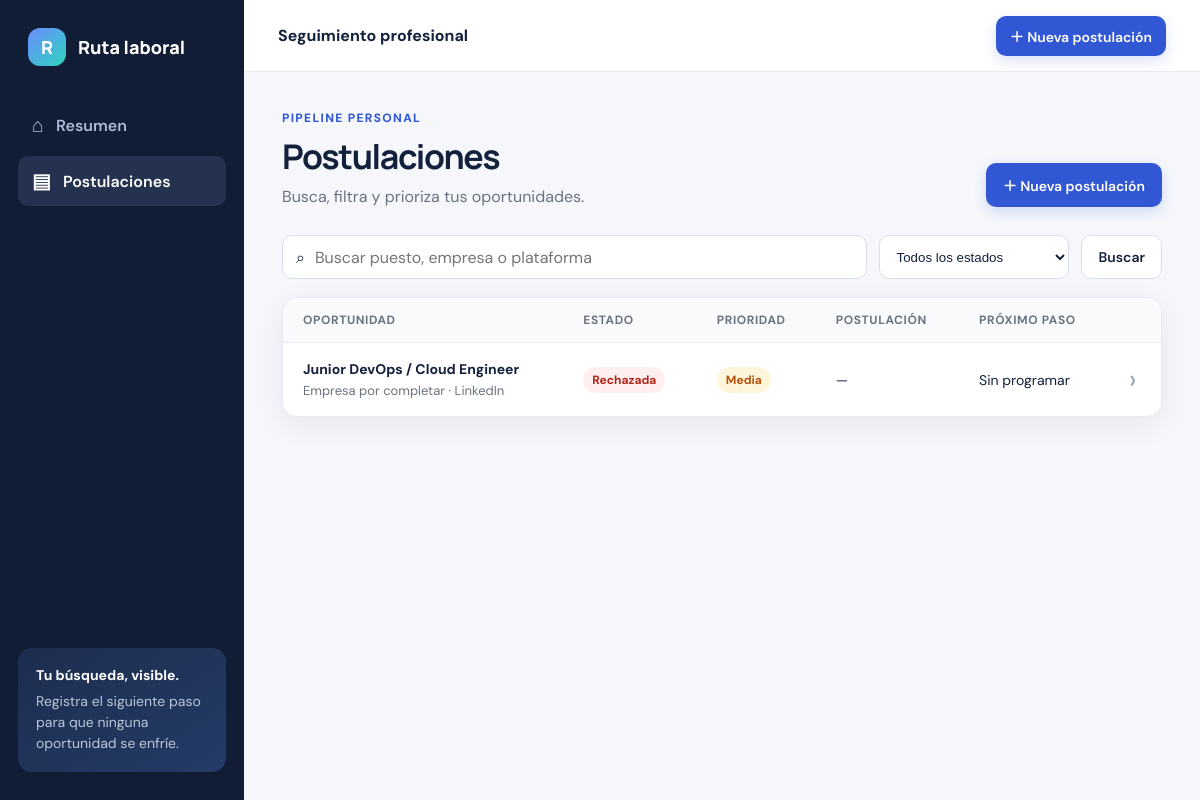
/postulaciones/, run on the app's committed database.
### applications/models.py (models this page shows, shortened)
class JobApplication(models.Model):
    class Status(models.TextChoices):
        SAVED = "saved", "Guardada"
        APPLIED = "applied", "Postulación enviada"
        SCREENING = "screening", "Entrevista RR. HH."
        TECHNICAL = "technical", "Entrevista técnica"
        OFFER = "offer", "Oferta recibida"
        ACCEPTED = "accepted", "Oferta aceptada"
        REJECTED = "rejected", "Rechazada"
        WITHDRAWN = "withdrawn", "Retirada"
        CLOSED = "closed", "Vacante cerrada"
    class WorkMode(models.TextChoices):
        REMOTE = "remote", "Remoto"
        HYBRID = "hybrid", "Híbrido"
        ONSITE = "onsite", "Presencial"
        UNKNOWN = "unknown", "Sin especificar"
    title = models.CharField("puesto", max_length=180)
    company = models.CharField("empresa", max_length=140, blank=True)
    vacancy_url = models.URLField("enlace de la vacante", blank=True)
    source = models.CharField("fuente", max_length=80, blank=True)
    status = models.CharField("estado", max_length=20, choices=Status.choices, default=Status.SAVED)
    location = models.CharField("ubicación", max_length=120, blank=True)
    work_mode = models.CharField("modalidad", max_length=12, choices=WorkMode.choices, default=WorkMode.UNKNOWN)
    salary_min = models.DecimalField("salario mínimo", max_digits=12, decimal_places=2, null=True, blank=True)
    salary_max = models.DecimalField("salario máximo", max_digits=12, decimal_places=2, null=True, blank=True)
    currency = models.CharField("moneda", max_length=8, default="MXN", blank=True)
    salary_period = models.CharField("periodicidad", max_length=30, default="mensual", blank=True)
    applied_on = models.DateField("fecha de postulación", null=True, blank=True)
    next_step_on = models.DateField("próximo seguimiento", null=True, blank=True)
    priority = models.PositiveSmallIntegerField("prioridad", default=2, choices=[(1, "Alta"), (2, "Media"), (3, "Baja")])
    responsibilities = models.TextField("responsabilidades de la vacante", blank=True, help_text="Actividades, entregables y expectativas descritas en la vacante.")
    requirements = models.TextField("requisitos clave", blank=True)
    notes = models.TextField("notas", blank=True)
    created_at = models.DateTimeField(auto_now_add=True)
    updated_at = models.DateTimeField(auto_now=True)
    class Meta:
        ordering = ["priority", "-updated_at"]
    def get_absolute_url(self):
        return reverse("applications:detail", args=[self.pk])

### applications/views.py (the view)
# urls.py: path("postulaciones/", views.application_list, name="list"),
def application_list(request):
    applications = JobApplication.objects.all()
    query = request.GET.get("q", "").strip()
    status = request.GET.get("status", "")
    if query:
        applications = applications.filter(Q(title__icontains=query) | Q(company__icontains=query) | Q(source__icontains=query))
    if status:
        applications = applications.filter(status=status)
    return render(request, "applications/application_list.html", {"applications": applications, "query": query, "status": status, "statuses": JobApplication.Status.choices})

### templates/applications/application_list.html (shortened to what this page needs)
{% extends "base.html" %}
{% block content %}
<section class="page-heading"><div><span class="eyebrow">Pipeline personal</span><h1>Postulaciones</h1><p>Busca, filtra y prioriza tus oportunidades.</p></div><a class="button primary" href="{% url 'applications:create' %}">＋ Nueva postulación</a></section>
<form class="filter-bar" method="get">
  <label class="search"><span>⌕</span><input name="q" value="{{ query }}" placeholder="Buscar puesto, empresa o plataforma"></label>
  <select name="status" onchange="this.form.submit()"><option value="">Todos los estados</option></select>
  <button class="button secondary" type="submit">Buscar</button>
</form>
<section class="panel table-panel">
  <div class="responsive-table"><table><thead><tr><th>Oportunidad</th><th>Estado</th><th>Prioridad</th><th>Postulación</th><th>Próximo paso</th><th></th></tr></thead><tbody>
  {% for application in applications %}<tr><td><a class="table-title" href="{{ application.get_absolute_url }}">{{ application.title }}</a><small>{{ application.company|default:"Empresa por completar" }} · {{ application.source|default:"Fuente pendiente" }}</small></td><td><span class="status status-{{ application.status }}">{{ application.get_status_display }}</span></td><td><span class="priority priority-{{ application.priority }}">{{ application.get_priority_display }}</span></td><td>{{ application.applied_on|date:"d M Y"|default:"—" }}</td><td>{{ application.next_step_on|date:"d M Y"|default:"Sin programar" }}</td><td><a class="icon-link" href="{{ application.get_absolute_url }}">›</a></td></tr>
  {% empty %}<tr><td colspan="6"><div class="empty"><strong>No encontramos resultados</strong><p>Prueba otro filtro o registra una nueva vacante.</p></div></td></tr>{% endfor %}
  </tbody></table></div>
</section>
{% endblock %}

### static/css/app.css (style rules this page uses)
:root { --ink:#14213d;--muted:#6b7280;--line:#e7eaf0;--bg:#f5f7fb;--panel:#fff;--primary:#3157d5;--primary-dark:#2544aa;--teal:#0f766e;--amber:#b45309;--red:#b42318;--shadow:0 8px 30px rgba(23,35,61,.07) }
* { box-sizing:border-box }
html { font-size:16px }
body { margin:0;background:var(--bg);color:var(--ink);font-family:"DM Sans",sans-serif }
.page-heading,.detail-hero { display:flex;align-items:flex-end;justify-content:space-between;gap:24px;margin-bottom:28px }
.eyebrow { display:block;color:var(--primary);font-weight:800;font-size:12px;letter-spacing:.11em;text-transform:uppercase;margin-bottom:7px }
h1,h2 { font-family:Manrope,sans-serif;margin:0 }
h1 { font-size:34px;letter-spacing:-.04em }
.page-heading p,.form-heading p,.panel-heading p { margin:7px 0 0;color:var(--muted) }
.button { display:inline-flex;align-items:center;justify-content:center;border:1px solid transparent;border-radius:10px;padding:11px 16px;font:600 14px "DM Sans";text-decoration:none;cursor:pointer }
.button.primary { background:var(--primary);color:#fff;box-shadow:0 5px 14px rgba(49,87,213,.18) }
.button.secondary { background:#fff;border-color:#d9deea;color:var(--ink) }
.panel { background:var(--panel);border:1px solid var(--line);border-radius:15px;box-shadow:var(--shadow) }
.job-main strong,.job-main small,.responsive-table td small { display:block }
.job-main small,.job-date,.responsive-table td small { color:var(--muted);margin-top:4px;font-size:13px }
.chevron,.icon-link { font-size:28px;color:#94a0b5;text-decoration:none }
.status,.tag,.priority,.activity-kind { display:inline-flex;align-items:center;width:max-content;border-radius:99px;padding:5px 9px;font-size:12px;font-weight:700;background:#eef2ff;color:#3347a8 }
.status-rejected,.status-withdrawn,.status-closed { background:#fff0ef;color:var(--red) }
.priority-2 { color:var(--amber);background:#fff5db }
.filter-bar { display:flex;gap:12px;margin-bottom:18px }
.filter-bar select,.search { height:44px;border:1px solid #d9deea;background:white;border-radius:10px }
.search { display:flex;align-items:center;gap:8px;flex:1;padding:0 13px }
.search input { width:100%;border:0;outline:0;font:inherit }
.filter-bar select { padding:0 36px 0 12px;color:var(--ink) }
.table-panel { overflow:hidden }
.responsive-table { overflow-x:auto }
table { width:100%;border-collapse:collapse }
th { text-align:left;padding:14px 20px;background:#f9fafc;color:var(--muted);font-size:12px;text-transform:uppercase;letter-spacing:.05em }
td { padding:17px 20px;border-top:1px solid var(--line);font-size:14px }
.table-title { font-weight:700;color:var(--ink);text-decoration:none }

### data on the page
JobApplication: title "Junior DevOps / Cloud Engineer", company "Empresa por completar", source "LinkedIn", status "Rechazada", priority "Media", applied_on "—", next_step_on "Sin programar"
